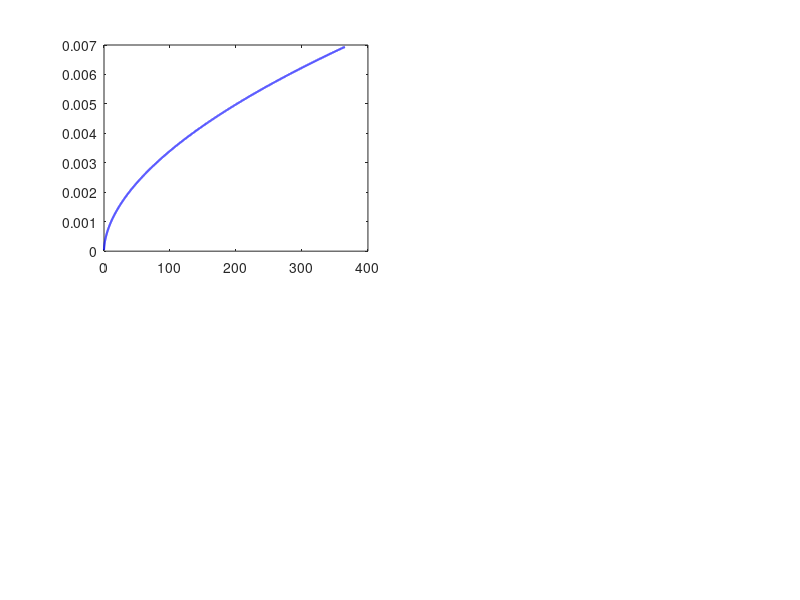

This chart was generated by the following MATLAB code: (Note: this script raises an error after producing the figure.)
% =========================================================================
% DIGITAL TWIN SIMULATION FRAMEWORK FOR IoT-ENABLED WEIGHING SCALES
% CAD7037 - Digital Twins and Manufacturing | MSc Portfolio
% =========================================================================
%
% PURPOSE:
%   This script simulates three core functions of the proposed digital twin
%   framework for an IoT-enabled industrial weighing scale:
%
%     MODULE 1 — Load cell drift model
%                Physics-informed simulation of measurement error
%                accumulation over operational time, incorporating
%                thermal drift, creep, and cycle-induced degradation.
%
%     MODULE 2 — Calibration prediction
%                Condition-based scheduling model that estimates
%                time-to-tolerance-breach (TTTB) from the drift model
%                output, replacing fixed-interval calibration scheduling
%                with a risk-prioritised, condition-driven approach.
%
%     MODULE 3 — Anomaly detection
%                Statistical process control-based anomaly detection
%                applied to simulated operational sensor data, identifying
%                incipient fault signatures (variance increase, drift
%                step-changes) before they exceed calibration tolerance.
%
% REFERENCES:
%   Tao, Zhang & Nee (2019) - Five-dimension DT model
%   Chen et al. (2023) - ML in DT predictive maintenance
%   Fu, Gao & Zhang (2023) - DT sensor RUL prediction
%   Martins et al. (2023) - Online sensor calibration monitoring
%   Compare, Baraldi & Zio (2020) - IoT-enabled predictive maintenance
%
% NOTE: All data is synthetically generated to represent realistic
%       industrial weighing scale degradation behaviour. No proprietary
%       data is used. Results are indicative, not empirically validated.
%
% MATLAB VERSION: R2021a or later recommended
% TOOLBOXES:     Statistics and Machine Learning Toolbox (for fitlm,
%                movmean, zscore). Core plotting uses base MATLAB only.
% =========================================================================

clc;          % Clear command window
clear;        % Clear workspace variables
close all;    % Close all open figure windows

fprintf('=================================================================\n');
fprintf('  DIGITAL TWIN SIMULATION: IoT-ENABLED WEIGHING SCALE\n');
fprintf('=================================================================\n\n');

%% =========================================================================
%  SECTION 1: GLOBAL SIMULATION PARAMETERS
%  =========================================================================
%  These parameters define the operational context of the simulated
%  weighing scale and the physical tolerances governing its calibration
%  schedule. They correspond to a mid-specification industrial platform
%  scale (e.g. Mettler-Toledo ICS series class equivalent) operating in
%  a food manufacturing/logistics environment.
% =========================================================================

% --- Time horizon ---
% Simulate 365 days of continuous operation at 1-hour resolution.
% 24 readings per day × 365 days = 8,760 data points.
t_hours  = (0:8759)';                    % Time vector: hours [0 .. 8759]
t_days   = t_hours / 24;                 % Convert to days for readability
N        = length(t_hours);              % Total number of time steps

% --- Scale operational parameters ---
nominal_capacity   = 300;    % kg — maximum rated load of the scale
operating_load_pct = 0.65;   % Typical operating load as fraction of capacity
cycles_per_hour    = 12;     % Average weighing cycles per operational hour
cumulative_cycles  = cumsum(ones(N,1) * cycles_per_hour); % Total cycle count

% --- Calibration tolerance threshold ---
% Legal-for-trade weighing instruments must remain within ±0.1% of
% full-scale reading (OIML R 76 equivalent for Class III instruments).
% This equates to ±0.3 kg error on a 300 kg capacity scale.
tolerance_pct      = 0.10;   % ±0.10% full scale
tolerance_kg       = nominal_capacity * tolerance_pct / 100; % ±0.30 kg

fprintf('Simulation parameters:\n');
fprintf('  Time horizon    : %d days\n', max(t_days));
fprintf('  Resolution      : hourly\n');
fprintf('  Scale capacity  : %d kg\n', nominal_capacity);
fprintf('  Cal. tolerance  : ±%.2f kg (%.2f%% FS)\n\n', tolerance_kg, tolerance_pct);


%% =========================================================================
%  MODULE 1: LOAD CELL DRIFT MODEL
%  =========================================================================
%  PHYSICAL BASIS:
%  Industrial strain-gauge load cells degrade through three primary
%  mechanisms over their operational life:
%
%  (1) CREEP — progressive deformation of the elastic sensing element
%      under sustained or repeated loading. Modelled as a power-law
%      function of cumulative cycle count, consistent with established
%      fatigue-accumulation models for metallic sensing elements.
%
%  (2) THERMAL DRIFT — temperature variations cause dimensional changes
%      in the load cell body and shifts in the bridge circuit zero
%      balance. Modelled as a stochastic sinusoidal process representing
%      diurnal temperature cycling in a production environment (±8°C
%      around 20°C ambient, with random shift noise).
%
%  (3) COMPENSATION COEFFICIENT OBSOLESCENCE — the static temperature
%      compensation coefficient applied at manufacture becomes less
%      accurate as the load cell's thermal characteristics change over
%      time due to material ageing. Modelled as a slow linear drift
%      in the residual thermal error after compensation.
%
%  REFERENCES: Fu, Gao & Zhang (2023); Liu et al. (2022)
% =========================================================================

fprintf('MODULE 1: Computing load cell drift model...\n');

% ---- 1.1 Creep component ------------------------------------------------
% Power-law creep model: error_creep = k_c * (cycles)^alpha
% k_c   : creep coefficient (kg per cycle^alpha), calibrated to reach
%         ~40% of tolerance at end of life under typical loading
% alpha : creep exponent (< 1 indicates decelerating creep rate,
%         consistent with primary creep in metallic elements)

k_c   = 1.2e-5;   % Creep coefficient [kg / cycle^alpha]
alpha = 0.55;     % Creep exponent (dimensionless)

drift_creep = k_c .* (cumulative_cycles .^ alpha);
% Result: monotonically increasing drift term [kg], representing
% systematic bias accumulation due to load cell element deformation.

% ---- 1.2 Thermal drift component ----------------------------------------
% Ambient temperature: diurnal sinusoidal cycle (24-hour period)
% plus random day-to-day variation representing seasonal/HVAC effects.
% Temperature sensitivity: 0.002% FS per degree Celsius (typical for
% a compensated strain-gauge load cell with aluminium alloy element).

T_ambient = 20 ...                       % Mean ambient temperature [°C]
    + 8 * sin(2*pi*t_hours/24) ...       % Diurnal cycle: ±8°C amplitude
    + randn(N,1) * 1.5;                  % Random daily variation [°C]

T_sensitivity = 0.002 / 100;            % FS per °C (as fraction)
drift_thermal = nominal_capacity * T_sensitivity * (T_ambient - 20);
% Result: zero-mean oscillating drift [kg], driven by temperature deviation
% from the 20°C calibration reference point.

% ---- 1.3 Compensation coefficient obsolescence --------------------------
% As the load cell ages, the static compensation applied at manufacture
% becomes progressively less accurate. The residual thermal error after
% compensation grows linearly with time, with added stochastic noise
% representing measurement uncertainty in the compensation estimation.

k_obs    = 4.0e-5;   % Obsolescence rate [kg/hour per °C deviation]
obs_noise = randn(N,1) * 0.003;          % Stochastic noise [kg]

drift_obsolescence = k_obs * t_hours .* abs(T_ambient - 20) + obs_noise;
% Result: slowly growing drift term [kg], representing degrading thermal
% compensation performance — a key trigger for the digital twin's
% proactive recalibration recommendation.

% ---- 1.4 Total measurement drift ----------------------------------------
% Superposition of all three drift components gives the total measurement
% error of the physical instrument at each point in time.
drift_total = drift_creep + drift_thermal + drift_obsolescence;

% ---- 1.5 Smoothed drift (digital twin virtual model estimate) -----------
% The DT's virtual model does not observe instantaneous measurement error
% directly (there is no reference standard connected continuously). It
% estimates drift by applying a moving-average filter to the operational
% signal residuals — analogous to how a Kalman-filter-based DT virtual
% model would track instrument state from IoT telemetry.

window_hours = 72;  % 3-day smoothing window [hours]
drift_DT_estimate = movmean(drift_total, window_hours);
% The smoothed estimate tracks the true drift trend while suppressing
% high-frequency thermal noise — this is the DT's operative drift model.

fprintf('  Drift model computed: %d data points\n', N);
fprintf('  End-of-year creep drift   : %.4f kg\n', drift_creep(end));
fprintf('  Peak thermal drift        : %.4f kg\n', max(abs(drift_thermal)));
fprintf('  End-of-year obsolescence  : %.4f kg\n', drift_obsolescence(end));
fprintf('  Maximum total drift       : %.4f kg (tolerance ±%.2f kg)\n\n', ...
        max(abs(drift_total)), tolerance_kg);

% ---- 1.6 Plot Module 1 results ------------------------------------------
figure('Name','Module 1: Load Cell Drift Model','NumberTitle','off', ...
       'Position',[50 500 1100 600]);

subplot(2,2,1);
plot(t_days, drift_creep, 'b-', 'LineWidth', 1.5);
hold on;
yline(tolerance_kg, 'r--', 'LineWidth', 1.5, 'Label', '+Tolerance limit');
yline(-tolerance_kg, 'r--', 'LineWidth', 1.5);
xlabel('Time (days)'); ylabel('Drift (kg)');
title('1a: Creep Drift (Power-Law Model)');
legend('Creep drift', 'Tolerance limit', 'Location', 'northwest');
grid on; xlim([0 365]);

subplot(2,2,2);
yyaxis left;
plot(t_days, T_ambient, 'Color', [0.85 0.33 0.1], 'LineWidth', 0.5);
ylabel('Temperature (°C)');
yyaxis right;
plot(t_days, drift_thermal, 'b-', 'LineWidth', 0.8);
ylabel('Drift (kg)');
xlabel('Time (days)');
title('1b: Thermal Drift vs Ambient Temperature');
grid on; xlim([0 365]);

subplot(2,2,3);
plot(t_days, drift_obsolescence, 'Color', [0.5 0 0.5], 'LineWidth', 1.2);
hold on;
yline(tolerance_kg, 'r--', 'LineWidth', 1.5);
xlabel('Time (days)'); ylabel('Drift (kg)');
title('1c: Compensation Coefficient Obsolescence');
legend('Obsolescence drift', 'Tolerance limit', 'Location', 'northwest');
grid on; xlim([0 365]);

subplot(2,2,4);
plot(t_days, drift_total, 'Color', [0.6 0.6 0.6], 'LineWidth', 0.8);
hold on;
plot(t_days, drift_DT_estimate, 'b-', 'LineWidth', 2.0);
yline(tolerance_kg, 'r--', 'LineWidth', 1.5, 'Label', '+Tolerance');
yline(-tolerance_kg, 'r--', 'LineWidth', 1.5, 'Label', '-Tolerance');
xlabel('Time (days)'); ylabel('Total drift (kg)');
title('1d: Total Drift — Physical vs DT Estimate');
legend('Actual drift','DT smoothed estimate','Tolerance limits', ...
       'Location','northwest');
grid on; xlim([0 365]);

sgtitle('MODULE 1: Load Cell Drift Model — IoT-Enabled Weighing Scale DT', ...
        'FontWeight','bold','FontSize',12);

fprintf('MODULE 1 complete. Figure 1 generated.\n\n');


%% =========================================================================
%  MODULE 2: CALIBRATION PREDICTION — TIME-TO-TOLERANCE-BREACH (TTTB)
%  =========================================================================
%  CONCEPT:
%  The digital twin continuously evaluates the smoothed drift estimate
%  (from Module 1) and projects forward using a linear regression model
%  fitted to the most recent drift history window. The projected
%  intersection of the drift trajectory with the calibration tolerance
%  boundary defines the estimated Time-To-Tolerance-Breach (TTTB).
%
%  This enables condition-based calibration scheduling:
%  — When TTTB > safety_margin, instrument continues normal operation
%  — When TTTB ≤ safety_margin, DT raises a calibration recommendation
%  — The safety margin is set to ensure recalibration occurs BEFORE
%    the actual tolerance is breached, maintaining legal compliance.
%
%  APPROACH:
%  Rolling linear regression on a 14-day trailing window of DT drift
%  estimates. The regression gradient predicts drift rate; extrapolating
%  to the tolerance boundary gives TTTB in days from the current point.
%  Instruments with faster drift rate receive earlier calibration alerts.
%
%  REFERENCES: Kopke, Serafim & Afonso (2024); Martins et al. (2023);
%              Chen et al. (2023)
% =========================================================================

fprintf('MODULE 2: Computing calibration prediction (TTTB)...\n');

% ---- 2.1 Parameters ------------------------------------------------------
window_reg   = 14 * 24;    % Regression window: 14 days [in hours]
safety_days  = 21;         % Safety margin: alert 21 days before breach
TTTB_days    = NaN(N,1);   % Pre-allocate TTTB vector

% ---- 2.2 Rolling linear regression to estimate TTTB ----------------------
% For each hourly time step (after the regression window fills),
% fit a linear model to the trailing window of DT drift estimates.
% Use the regression slope and intercept to project when drift will
% reach the tolerance boundary.

for i = window_reg : N
    % Extract trailing window of drift estimates
    t_window   = t_days(i - window_reg + 1 : i);     % Days in window
    d_window   = drift_DT_estimate(i - window_reg + 1 : i); % Drift in window

    % Fit linear regression: drift = m*t + b
    % Using polyfit (degree 1) for computational efficiency in the loop
    p = polyfit(t_window, d_window, 1);  % p(1) = slope, p(2) = intercept
    m = p(1);   % Drift rate [kg/day]
    b = p(2);   % Intercept [kg]

    % Project to positive tolerance boundary (upper breach)
    % tolerance = m * t_breach + b  =>  t_breach = (tolerance - b) / m
    if m > 0    % Only project if drift is trending upward
        t_breach_upper = (tolerance_kg - b) / m;    % Days from epoch
        tttb_upper     = t_breach_upper - t_days(i); % Days remaining
        TTTB_days(i)   = max(tttb_upper, 0);         % Floor at 0
    elseif m < 0
        % Drift trending down: check lower boundary breach
        t_breach_lower = (-tolerance_kg - b) / m;
        tttb_lower     = t_breach_lower - t_days(i);
        TTTB_days(i)   = max(tttb_lower, 0);
    else
        TTTB_days(i) = Inf;   % No drift trend: breach not imminent
    end
end

% ---- 2.3 Generate calibration alert flags --------------------------------
% The DT raises a CALIBRATION RECOMMENDED flag when TTTB falls to
% or below the safety margin. This converts continuous TTTB monitoring
% into a binary actionable maintenance signal for the operations team.

cal_alert = TTTB_days <= safety_days;   % Logical: 1 = alert active

% Find first alert day (first time TTTB drops to safety margin)
alert_indices = find(cal_alert);
if ~isempty(alert_indices)
    first_alert_day = t_days(alert_indices(1));
    fprintf('  First calibration alert triggered at: Day %.1f\n', first_alert_day);
else
    first_alert_day = NaN;
    fprintf('  No calibration alert triggered within simulation period.\n');
end

% ---- 2.4 Identify actual tolerance breach days ---------------------------
% For comparison: when does the actual (unmanaged) drift breach tolerance?
breach_upper = find(drift_total > tolerance_kg, 1, 'first');
breach_lower = find(drift_total < -tolerance_kg, 1, 'first');
breach_day = min([t_days(breach_upper), t_days(breach_lower)]);
if isempty(breach_day); breach_day = NaN; end

if ~isnan(breach_day)
    fprintf('  Actual tolerance breach at         : Day %.1f\n', breach_day);
    fprintf('  DT alert lead time                 : %.1f days\n\n', ...
            breach_day - first_alert_day);
end

% ---- 2.5 Plot Module 2 results -------------------------------------------
figure('Name','Module 2: Calibration Prediction','NumberTitle','off', ...
       'Position',[50 50 1100 550]);

subplot(1,2,1);
plot(t_days, TTTB_days, 'b-', 'LineWidth', 1.5);
hold on;
yline(safety_days, 'r--', 'LineWidth', 2, ...
      'Label', sprintf('Safety margin (%d days)', safety_days));
if ~isnan(first_alert_day)
    xline(first_alert_day, 'g--', 'LineWidth', 1.5, ...
          'Label', sprintf('First alert: Day %.0f', first_alert_day));
end
if ~isnan(breach_day)
    xline(breach_day, 'r-', 'LineWidth', 2, ...
          'Label', sprintf('Actual breach: Day %.0f', breach_day));
end
xlabel('Time (days)'); ylabel('TTTB (days)');
title('2a: Time-To-Tolerance-Breach (TTTB) — Rolling Prediction');
legend('TTTB estimate','Safety margin','Cal. alert','Actual breach', ...
       'Location','southwest');
ylim([0 200]); grid on; xlim([0 365]);

subplot(1,2,2);
plot(t_days, drift_DT_estimate, 'b-', 'LineWidth', 1.5);
hold on;
plot(t_days(cal_alert), drift_DT_estimate(cal_alert), ...
     'ro', 'MarkerSize', 2, 'DisplayName', 'Alert period');
yline(tolerance_kg, 'r--', 'LineWidth', 1.5, 'Label', '+Tolerance');
yline(-tolerance_kg, 'r--', 'LineWidth', 1.5, 'Label', '-Tolerance');
if ~isnan(first_alert_day)
    xline(first_alert_day, 'g--', 'LineWidth', 1.5);
end
if ~isnan(breach_day)
    xline(breach_day, 'r-', 'LineWidth', 2);
end
xlabel('Time (days)'); ylabel('DT drift estimate (kg)');
title('2b: DT Drift Estimate with Calibration Alert Overlay');
legend('DT drift estimate','Alert period active','Tolerance limits', ...
       'Location','northwest');
grid on; xlim([0 365]);

sgtitle('MODULE 2: Condition-Based Calibration Prediction', ...
        'FontWeight','bold','FontSize',12);

fprintf('MODULE 2 complete. Figure 2 generated.\n\n');


%% =========================================================================
%  MODULE 3: ANOMALY DETECTION
%  =========================================================================
%  CONCEPT:
%  The digital twin's anomaly detection layer monitors the statistical
%  properties of the operational weight measurement data stream in
%  real time, seeking signatures that indicate incipient fault conditions
%  before they manifest as tolerance breaches. Two detection methods
%  are implemented, consistent with the literature on IoT-enabled
%  predictive maintenance (Compare, Baraldi and Zio, 2020):
%
%  METHOD A — Z-SCORE THRESHOLD DETECTOR
%  Computes the rolling z-score of the measurement residuals (deviation
%  of each reading from the short-term moving mean). Sustained high
%  z-scores indicate that the measurement distribution is shifting,
%  which is an early signature of systematic drift onset.
%
%  METHOD B — ROLLING VARIANCE DETECTOR
%  Tracks the variance of the measurement signal in a sliding window.
%  A sustained increase in variance — even without a mean shift — is
%  a characteristic precursor of load cell fault modes such as
%  strain gauge delamination or bridge circuit degradation, where
%  noise increases before the mean drifts.
%
%  REFERENCES: Chen et al. (2023); Compare, Baraldi & Zio (2020)
% =========================================================================

fprintf('MODULE 3: Computing anomaly detection...\n');

% ---- 3.1 Simulate operational measurement data ---------------------------
% Generate a simulated stream of weight readings as the DT would receive
% from the IoT-enabled scale. The signal represents repeated weighing
% of a reference product (mean 45.0 kg), with:
%   — Baseline noise (instrument resolution + environmental vibration)
%   — Superimposed drift_total from Module 1
%   — An injected fault event at day 200 (abrupt variance increase
%     simulating the onset of strain gauge delamination)
%   — A secondary drift step-change at day 280 (simulating a thermal
%     compensation coefficient failure event)

rng(42);   % Fix random seed for reproducibility

true_weight    = 45.0;                          % Reference product weight [kg]
baseline_sigma = 0.012;                         % Baseline noise std [kg]
                                                % (~0.04% FS, typical for
                                                % Class III instrument)

% Normal operational data with drift superimposed
measurements = true_weight ...
    + drift_total ...                           % Systematic drift from Module 1
    + randn(N,1) * baseline_sigma;             % Baseline stochastic noise

% --- FAULT EVENT 1: Variance increase at day 200 -------------------------
% Simulates onset of strain gauge degradation: noise increases 4x but
% mean has not yet shifted (detectable by variance monitor BEFORE drift
% monitor — this is the key value of multi-metric anomaly detection).
fault1_start = find(t_days >= 200, 1, 'first');
measurements(fault1_start:end) = measurements(fault1_start:end) ...
    + randn(N - fault1_start + 1, 1) * (baseline_sigma * 3);
% Net noise post-fault1: 4x baseline sigma

% --- FAULT EVENT 2: Step-change drift at day 280 -------------------------
% Simulates a sudden compensation coefficient failure adding a 0.12 kg
% systematic offset (40% of tolerance — significant but not yet breaching).
fault2_start = find(t_days >= 280, 1, 'first');
measurements(fault2_start:end) = measurements(fault2_start:end) + 0.12;

% ---- 3.2 Compute measurement residuals -----------------------------------
% Residuals = measurements minus short-term mean (72-hour window).
% Residuals isolate the high-frequency variability from the underlying
% drift trend, which is what the anomaly detector acts on.

short_window   = 72;    % 3-day short window [hours]
meas_mean      = movmean(measurements, short_window);
residuals      = measurements - meas_mean;

% ---- 3.3 Method A: Z-score detector --------------------------------------
% Rolling z-score uses a medium-term window (7 days) to establish
% the local mean and standard deviation, then computes the normalised
% deviation of the current reading.

zscore_window  = 7 * 24;                    % 7-day window [hours]
roll_mean      = movmean(residuals, zscore_window);
roll_std       = movstd(residuals, zscore_window);
roll_std(roll_std < 1e-10) = 1e-10;        % Prevent division by zero

z_scores       = (residuals - roll_mean) ./ roll_std;

% Smooth z-scores over 6 hours to reduce single-point false alerts
z_smooth       = movmean(abs(z_scores), 6);

% Threshold: |z| > 2.5 flagged as anomalous (corresponds to ~1.2%
% probability under Gaussian distribution — balances sensitivity vs
% false alarm rate for a production environment)
z_threshold    = 2.5;
anomaly_z      = z_smooth > z_threshold;

% ---- 3.4 Method B: Rolling variance detector ----------------------------
% Computes rolling variance in a 48-hour window. A relative increase
% of >300% over baseline variance triggers an anomaly flag.
% This specifically targets the variance-increase fault signature of
% strain gauge degradation (Fault Event 1 above).

var_window     = 48;                        % 48-hour variance window
roll_var       = movvar(measurements, var_window);

% Baseline variance: computed from first 30 days (pre-fault period)
baseline_var   = mean(roll_var(1 : 30*24));

% Relative variance increase as multiple of baseline
var_ratio      = roll_var / baseline_var;

% Threshold: flag when variance exceeds 2.5× baseline
var_threshold  = 2.5;
anomaly_var    = var_ratio > var_threshold;

% ---- 3.5 Combined alert: both detectors active --------------------------
% The DT raises a COMBINED ANOMALY ALERT when both detectors trigger
% simultaneously, reducing false positives relative to either detector
% acting alone. Single-detector alerts are still logged for review.

anomaly_combined = anomaly_z & anomaly_var;

% ---- 3.6 Detection latency analysis -------------------------------------
% How many days after each fault event does each detector first trigger?

detect_z_fault1 = find(anomaly_z(fault1_start:fault2_start-1), 1,'first');
detect_v_fault1 = find(anomaly_var(fault1_start:fault2_start-1), 1,'first');
detect_z_fault2 = find(anomaly_z(fault2_start:end), 1,'first');
detect_v_fault2 = find(anomaly_var(fault2_start:end), 1,'first');

if ~isempty(detect_z_fault1)
    fprintf('  Fault 1 (day 200) — Z-score detection latency : %.1f hours\n', detect_z_fault1);
end
if ~isempty(detect_v_fault1)
    fprintf('  Fault 1 (day 200) — Variance detection latency: %.1f hours\n', detect_v_fault1);
end
if ~isempty(detect_z_fault2)
    fprintf('  Fault 2 (day 280) — Z-score detection latency : %.1f hours\n', detect_z_fault2);
end
if ~isempty(detect_v_fault2)
    fprintf('  Fault 2 (day 280) — Variance detection latency: %.1f hours\n\n', detect_v_fault2);
end

% ---- 3.7 Plot Module 3 results -------------------------------------------
figure('Name','Module 3: Anomaly Detection','NumberTitle','off', ...
       'Position',[200 50 1200 700]);

% 3a: Raw measurement stream with fault event markers
subplot(3,1,1);
plot(t_days, measurements, 'Color', [0.7 0.7 0.7], 'LineWidth', 0.5);
hold on;
yline(true_weight + tolerance_kg, 'r--', 'LineWidth', 1.5, ...
      'Label', '+Tolerance');
yline(true_weight - tolerance_kg, 'r--', 'LineWidth', 1.5, ...
      'Label', '-Tolerance');
xline(200, 'b--', 'LineWidth', 1.5, 'Label', 'Fault 1: variance increase');
xline(280, 'm--', 'LineWidth', 1.5, 'Label', 'Fault 2: drift step-change');
xlabel('Time (days)'); ylabel('Measured weight (kg)');
title('3a: IoT Measurement Data Stream (True weight = 45 kg)');
grid on; xlim([0 365]);

% 3b: Z-score and variance ratio detectors
subplot(3,1,2);
yyaxis left;
plot(t_days, z_smooth, 'b-', 'LineWidth', 1.0);
yline(z_threshold, 'b--', 'LineWidth', 1.0);
ylabel('Smoothed |z-score|');
yyaxis right;
plot(t_days, var_ratio, 'Color', [0.8 0.4 0], 'LineWidth', 1.0);
yline(var_threshold, '--', 'Color', [0.8 0.4 0], 'LineWidth', 1.0);
ylabel('Variance ratio (× baseline)');
xline(200, 'b--', 'LineWidth', 1.0);
xline(280, 'm--', 'LineWidth', 1.0);
xlabel('Time (days)');
title('3b: Z-Score Detector (blue) and Variance Ratio Detector (orange)');
legend('|z-score|','Z threshold','Var. ratio','Var. threshold','Location','northwest');
grid on; xlim([0 365]);

% 3c: Combined anomaly alert flag
subplot(3,1,3);
area(t_days, double(anomaly_z)*0.33, 'FaceColor','b', 'FaceAlpha',0.3, ...
     'EdgeColor','none', 'DisplayName','Z-score alert');
hold on;
area(t_days, double(anomaly_var)*0.66, 'FaceColor',[0.8 0.4 0], ...
     'FaceAlpha',0.3, 'EdgeColor','none', 'DisplayName','Variance alert');
area(t_days, double(anomaly_combined)*1.0, 'FaceColor','r', ...
     'FaceAlpha',0.5, 'EdgeColor','none', 'DisplayName','Combined alert');
xline(200, 'b--', 'LineWidth', 1.5);
xline(280, 'm--', 'LineWidth', 1.5);
xlabel('Time (days)'); ylabel('Alert active');
title('3c: Anomaly Alert Flags — Z-Score (blue) | Variance (orange) | Combined (red)');
legend('Z-score alert','Variance alert','Combined alert','Location','northwest');
ylim([0 1.2]); yticks([0 1]); yticklabels({'Off','On'});
grid on; xlim([0 365]);

sgtitle('MODULE 3: IoT Sensor Anomaly Detection — Digital Twin Layer', ...
        'FontWeight','bold','FontSize',12);

fprintf('MODULE 3 complete. Figure 3 generated.\n\n');


%% =========================================================================
%  SECTION 4: DIGITAL TWIN DASHBOARD SUMMARY PLOT
%  =========================================================================
%  This consolidated figure presents the three DT framework outputs in a
%  single reference chart suitable for inclusion in the portfolio as an
%  illustration of the integrated digital twin operational dashboard.
%  It combines the key outputs of all three modules:
%   — DT drift estimate with tolerance limits
%   — TTTB prediction with calibration alert
%   — Combined anomaly detection status
% =========================================================================

fprintf('Generating Digital Twin Dashboard summary figure...\n');

figure('Name','DT Dashboard Summary','NumberTitle','off', ...
       'Position',[300 100 1200 700]);

% Panel 1: Drift model + DT estimate
subplot(3,1,1);
plot(t_days, drift_total, 'Color', [0.75 0.75 0.75], 'LineWidth', 0.6, ...
     'DisplayName', 'Physical instrument drift');
hold on;
plot(t_days, drift_DT_estimate, 'b-', 'LineWidth', 2.0, ...
     'DisplayName', 'DT virtual model estimate');
yline(tolerance_kg,  'r--', 'LineWidth', 1.8, 'Label', '+Tol. limit');
yline(-tolerance_kg, 'r--', 'LineWidth', 1.8, 'Label', '-Tol. limit');
if ~isnan(first_alert_day)
    xline(first_alert_day, 'g-', 'LineWidth', 1.5, ...
          'Label', 'Cal. alert');
end
ylabel('Measurement drift (kg)');
title('LAYER 1 — Physics-Informed Drift Model');
legend('Actual drift','DT estimate','Location','northwest');
grid on; xlim([0 365]);

% Panel 2: TTTB
subplot(3,1,2);
plot(t_days, TTTB_days, 'b-', 'LineWidth', 1.8);
hold on;
yline(safety_days, 'r--', 'LineWidth', 1.8, ...
      'Label', sprintf('Safety margin (%d d)', safety_days));
if ~isnan(first_alert_day)
    xline(first_alert_day, 'g-', 'LineWidth', 1.5, 'Label','Cal. alert triggered');
end
fill([0 365 365 0],[0 0 safety_days safety_days],[1 0.8 0.8], ...
     'FaceAlpha', 0.2, 'EdgeColor','none', 'DisplayName','Alert zone');
ylabel('TTTB (days)');
title('LAYER 2 — Condition-Based Calibration Prediction (TTTB)');
legend('TTTB','Safety margin','Location','northeast');
ylim([0 200]); grid on; xlim([0 365]);

% Panel 3: Anomaly detection
subplot(3,1,3);
area(t_days, double(anomaly_combined), 'FaceColor','r', ...
     'FaceAlpha', 0.5, 'EdgeColor','none', 'DisplayName','Anomaly alert');
hold on;
area(t_days, double(anomaly_z & ~anomaly_combined)*0.6, ...
     'FaceColor','b', 'FaceAlpha', 0.3, 'EdgeColor','none', ...
     'DisplayName','Z-score only');
area(t_days, double(anomaly_var & ~anomaly_combined)*0.4, ...
     'FaceColor',[0.8 0.4 0], 'FaceAlpha', 0.3, 'EdgeColor','none', ...
     'DisplayName','Variance only');
xline(200, 'b--', 'LineWidth', 1.5, 'Label','Fault 1');
xline(280, 'm--', 'LineWidth', 1.5, 'Label','Fault 2');
ylabel('Alert status');
xlabel('Operational time (days)');
title('LAYER 3 — AI-Assisted Anomaly Detection');
legend('Combined alert','Z-score alert','Variance alert','Location','northwest');
ylim([0 1.3]); yticks([0 1]); yticklabels({'Normal','ALERT'});
grid on; xlim([0 365]);

sgtitle({'DIGITAL TWIN FRAMEWORK — IoT-Enabled Industrial Weighing Scale', ...
         'Integrated Operational Dashboard: Drift | Calibration | Anomaly Detection'}, ...
        'FontWeight','bold','FontSize',12);

fprintf('Dashboard figure generated.\n\n');


%% =========================================================================
%  SECTION 5: SUMMARY STATISTICS OUTPUT
%  =========================================================================

fprintf('=================================================================\n');
fprintf('  SIMULATION SUMMARY\n');
fprintf('=================================================================\n');
fprintf('\n  MODULE 1 — Load Cell Drift Model\n');
fprintf('  %-40s %.4f kg\n', 'End-of-year total drift (max):', max(abs(drift_total)));
fprintf('  %-40s %.4f kg\n', 'DT estimate error (mean |actual-DT|):', ...
        mean(abs(drift_total - drift_DT_estimate)));
fprintf('  %-40s ±%.2f kg\n', 'Calibration tolerance:', tolerance_kg);

fprintf('\n  MODULE 2 — Calibration Prediction\n');
if ~isnan(first_alert_day)
    fprintf('  %-40s Day %.1f\n', 'First DT calibration alert:', first_alert_day);
end
if ~isnan(breach_day)
    fprintf('  %-40s Day %.1f\n', 'Actual tolerance breach (unmanaged):', breach_day);
    fprintf('  %-40s %.1f days\n', 'DT lead time advantage:', breach_day - first_alert_day);
end

fprintf('\n  MODULE 3 — Anomaly Detection\n');
fprintf('  %-40s %d hours (%.1f%%)\n', 'Hours with Z-score alert:', ...
        sum(anomaly_z), 100*sum(anomaly_z)/N);
fprintf('  %-40s %d hours (%.1f%%)\n', 'Hours with variance alert:', ...
        sum(anomaly_var), 100*sum(anomaly_var)/N);
fprintf('  %-40s %d hours (%.1f%%)\n', 'Hours with combined alert:', ...
        sum(anomaly_combined), 100*sum(anomaly_combined)/N);
fprintf('\n=================================================================\n');
fprintf('  Simulation complete. 4 figures generated.\n');
fprintf('=================================================================\n');

% =========================================================================
% END OF SCRIPT
% =========================================================================
